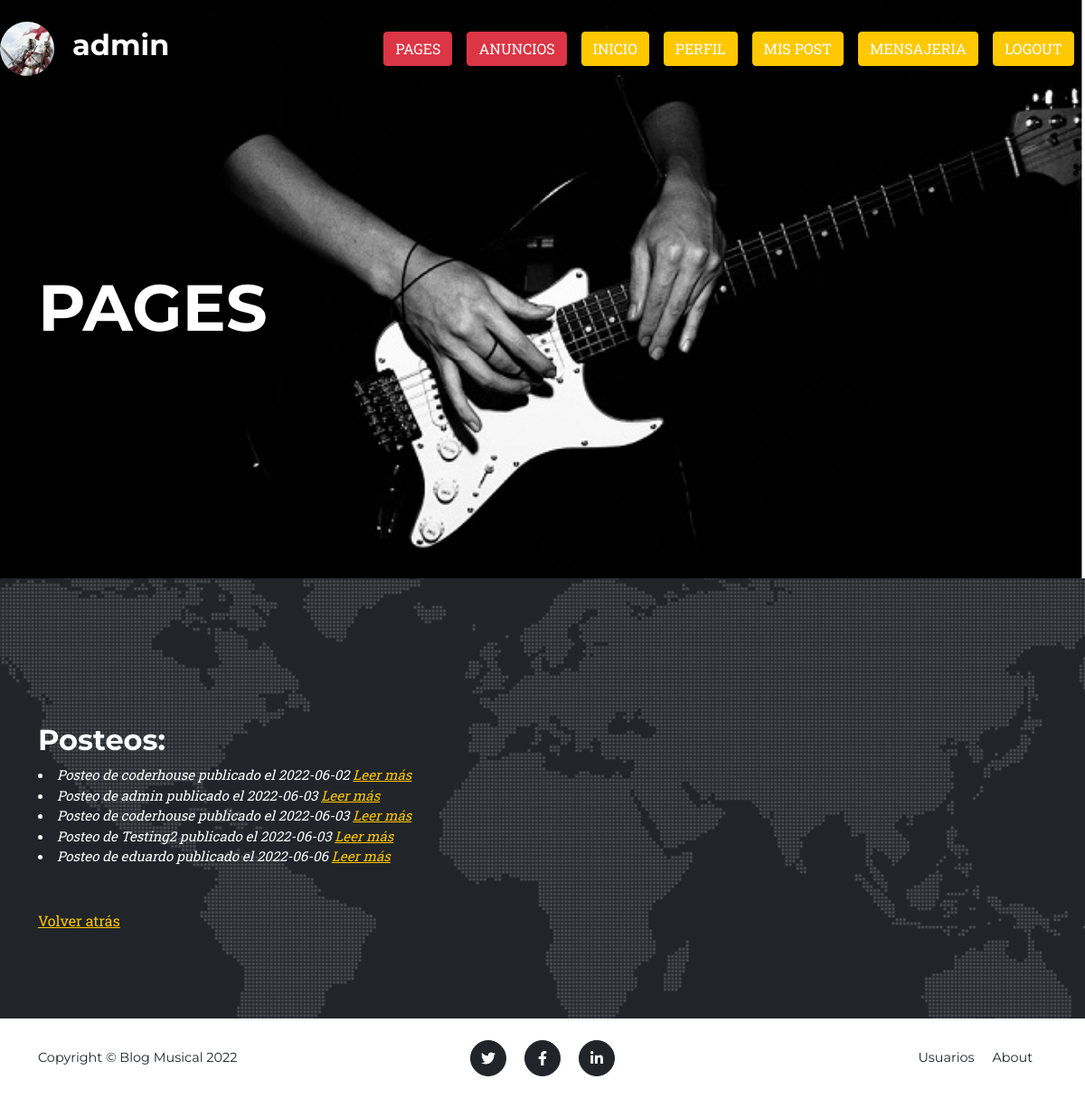
The page /pages (signed in) on the database its author committed.
### AppDesafio/models.py (models this page shows)
class Posteo(models.Model):
    usuarioCreador = models.TextField(max_length=50)
    fecha =  models.DateField()
    titulo = models.TextField(max_length=50)
    subtitulo = models.TextField(max_length=50)
    descripcion = models.TextField(max_length=500)
    imagen = models.ImageField(upload_to=filepath, null=True, blank=True)
    def __str__(self):
        return "Posteo de " + self.usuarioCreador + " publicado el " + str(self.fecha)

### AppDesafio/views.py (the view)
# urls.py: path('pages', pages, name='pages'),
@login_required
def pages(request):
    avatar = Avatar.objects.filter(user=request.user)
    user = request.user
    if user.groups.filter(name='Usuarios_Comunes').exists():
        return render (request, 'AppDesafio/inicio.html', {'mensaje': 'NO PERMITIDO.','error':'error', 'url':avatar[0].avatar.url })
    posteos = Posteo.objects.all()
    return render(request, 'AppDesafio/pages.html', {'posteos':posteos, 'url':avatar[0].avatar.url} )

### AppDesafio/templates/AppDesafio/pages.html (shortened to what this page needs)
{% extends "AppDesafio/padre.html" %}
{% load static %}
{% block avatar%}
{% if not request.user.is_authenticated %}
<div><img src="/media/avatar/anonymous-user-icon-2.jpg" width="60px" height="60px" style="border-radius:30px" alt=""></div>
<div style="color:white; margin-left: 20px">
    <h2>Anonimo</h2>
</div>
{% else %}
<div><img src="{{url}}" width="60px" height="60px" style="border-radius:30px" alt=""></div>
<div style="color:white; margin-left: 20px">
<h2>{{user}}</h2>
</div>
{% endif %}
{% endblock %}
{% block TituloInicio %}
<header class="masthead">
    <div class="container">
        <div class="masthead-heading text-uppercase" style="margin-right: 1000px">PAGES</div>
    </div>
</header>
{% endblock %}
{% block contenidoQueCambia %}
{%if posteos%}
<div style="color:white">
<h2>Posteos:</h2>
    <div style="font-style:italic; font-size:15px">
        {% for p in posteos %}
      <li>
         {{p}} <a href="{% url 'detallePost' p.id %}">Leer más</a>
      </li>
        {% endfor %}
    </div>
</div>
{% endif %}
<br>
<br>
<a href="javascript:history.go(-1);">Volver atrás</a>
{% endblock %}

### rows shown on the page
Posteo: usuarioCreador+fecha "Posteo de coderhouse publicado el 2022-06-02"
Posteo: usuarioCreador+fecha "Posteo de admin publicado el 2022-06-03"
Posteo: usuarioCreador+fecha "Posteo de coderhouse publicado el 2022-06-03"
Posteo: usuarioCreador+fecha "Posteo de Testing2 publicado el 2022-06-03"
Posteo: usuarioCreador+fecha "Posteo de eduardo publicado el 2022-06-06"

### other values the page prints
{{ user }} "admin"
